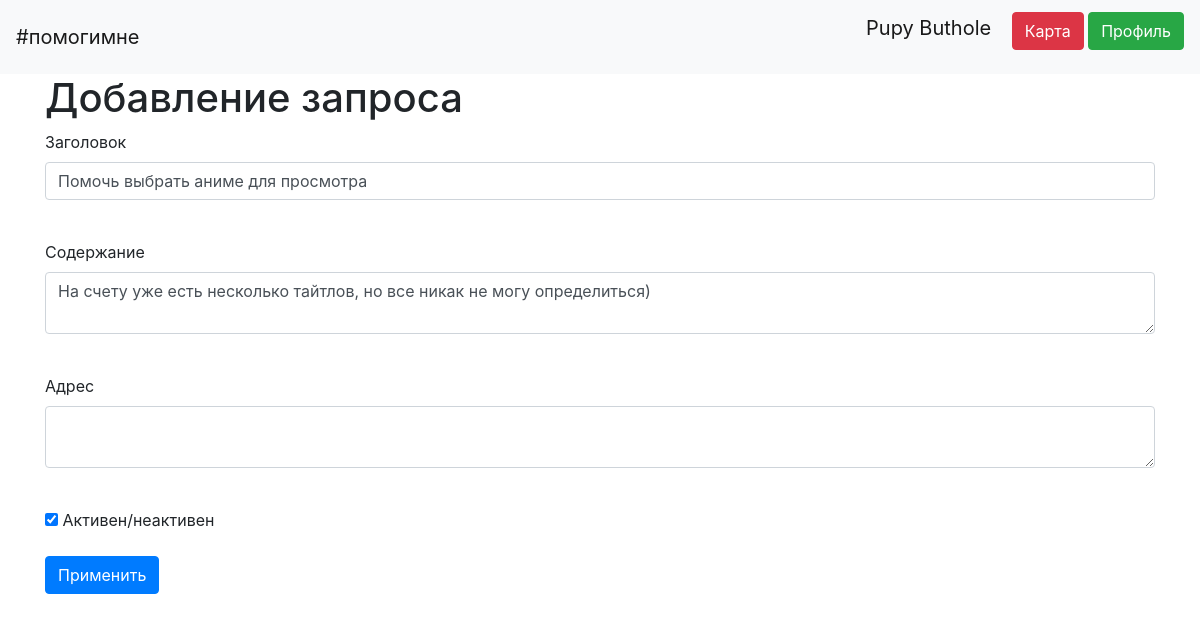
/request/8 (signed in), run on the app's committed database.
### data/users.py (models this page shows, shortened)
class User(SqlAlchemyBase, UserMixin):
    __tablename__ = 'users'
    id = sqlalchemy.Column(sqlalchemy.Integer,
                           primary_key=True, autoincrement=True)
    surname = sqlalchemy.Column(sqlalchemy.String, nullable=True)
    name = sqlalchemy.Column(sqlalchemy.String, nullable=True)
    address = sqlalchemy.Column(sqlalchemy.JSON, nullable=True)
    telephone_number = sqlalchemy.Column(sqlalchemy.Integer, nullable=True)
    email = sqlalchemy.Column(sqlalchemy.String,
                              index=True, unique=True, nullable=True)
    about = sqlalchemy.Column(sqlalchemy.String, nullable=True)
    hashed_password = sqlalchemy.Column(sqlalchemy.String, nullable=True)

### data/requests.py (models this page shows)
class Request(SqlAlchemyBase):
    __tablename__ = 'requests'
    id = sqlalchemy.Column(sqlalchemy.Integer,
                           primary_key=True, autoincrement=True)
    name = sqlalchemy.Column(sqlalchemy.String, nullable=True)
    description = sqlalchemy.Column(sqlalchemy.String, nullable=True)
    address = sqlalchemy.Column(sqlalchemy.String, nullable=True)
    sender_id = sqlalchemy.Column(sqlalchemy.Integer, sqlalchemy.ForeignKey("users.id"))
    provider_id = sqlalchemy.Column(sqlalchemy.Integer, sqlalchemy.ForeignKey("users.id"))
    is_active = sqlalchemy.Column(sqlalchemy.Boolean, default=False)

### main.py (the view, shortened to what this page needs)
@app.route('/request/<int:id>', methods=['GET', 'POST'])
@login_required
def edit_request(id):
    form = RequestForm()
    if r.method == "GET":
        session = db_session.create_session()
        request = session.query(Request).filter(Request.id == id,
                                                Request.sender_id == current_user.id).first()
        if request:
            form.name.data = request.name
            form.description.data = request.description
            form.is_active.data = request.is_active
        else:
            abort(404)
    return render_template('request_edit.html', title='Редактирование новости', form=form)

### main.py
class RequestForm(FlaskForm):
    name = StringField('Заголовок', validators=[DataRequired()])
    description = TextAreaField("Содержание")
    address = TextAreaField("Адрес", validators=[DataRequired()])
    is_active = BooleanField("Активен/неактивен")
    submit = SubmitField('Применить')

### data/db_session.py (called while the page is built)
def create_session() -> Session:
    global __factory
    return __factory()

### main.py (called while the page is built)
@login_manager.user_loader
def load_user(user_id):
    session = db_session.create_session()
    return session.query(User).get(user_id)

### templates/request_edit.html (shortened to what this page needs)
{% extends "base.html" %}
{% block content %}
<h1>Добавление запроса</h1>
<form action="" method="post">
    <p>
        {{ form.name.label }}<br>
        {{ form.name(class="form-control") }}<br>
    </p>
    <p>
        {{ form.description.label }}<br>
        {{ form.description(class="form-control") }}<br>
    </p>
    <p>
        {{ form.address.label }}<br>
        {{ form.address(class="form-control") }}<br>
    </p>
    <p>{{ form.is_active() }} {{ form.is_active.label }}</p>
    <p>{{ form.submit(type="submit", class="btn btn-primary") }}</p>
</form>
{% endblock %}

### templates/base.html (shortened to what this page needs)
<!doctype html>
<html lang="en">
<head>
    <link rel="stylesheet"
          href="https://stackpath.bootstrapcdn.com/bootstrap/4.4.1/css/bootstrap.min.css"
>
</head>
<body>
<header>
    <nav class="navbar navbar-light bg-light">
        <a class="navbar-brand" href="/">#помогимне</a>
        {% if current_user.is_authenticated %}
        <p>
        <a class="navbar-brand" href="/logout">{{ current_user.name + " " + current_user.surname}}</a>
        <a class="btn btn-danger" href="/map">Карта</a>
        <a class="btn btn-success" href="/profile">Профиль</a>
        </p>
        {% else %}
        <p>
        <a class="btn btn-primary " href="/register">Зарегистрироваться</a>
        <a class="btn btn-success" href="/login">Войти</a>
            <a class="btn btn-danger" href="/map">Карта</a>
        </p>
        {% endif %}
    </nav>
</header>
<main role="main" class="container">
    {% block content %}{% endblock %}
</main>
</body>
</html>

### data on the page
User: name+surname "Pupy Buthole"
Request: name "Помочь выбрать аниме для просмотра", description "На счету уже есть несколько тайтлов, но все никак не могу определиться)", is_active "☑"
